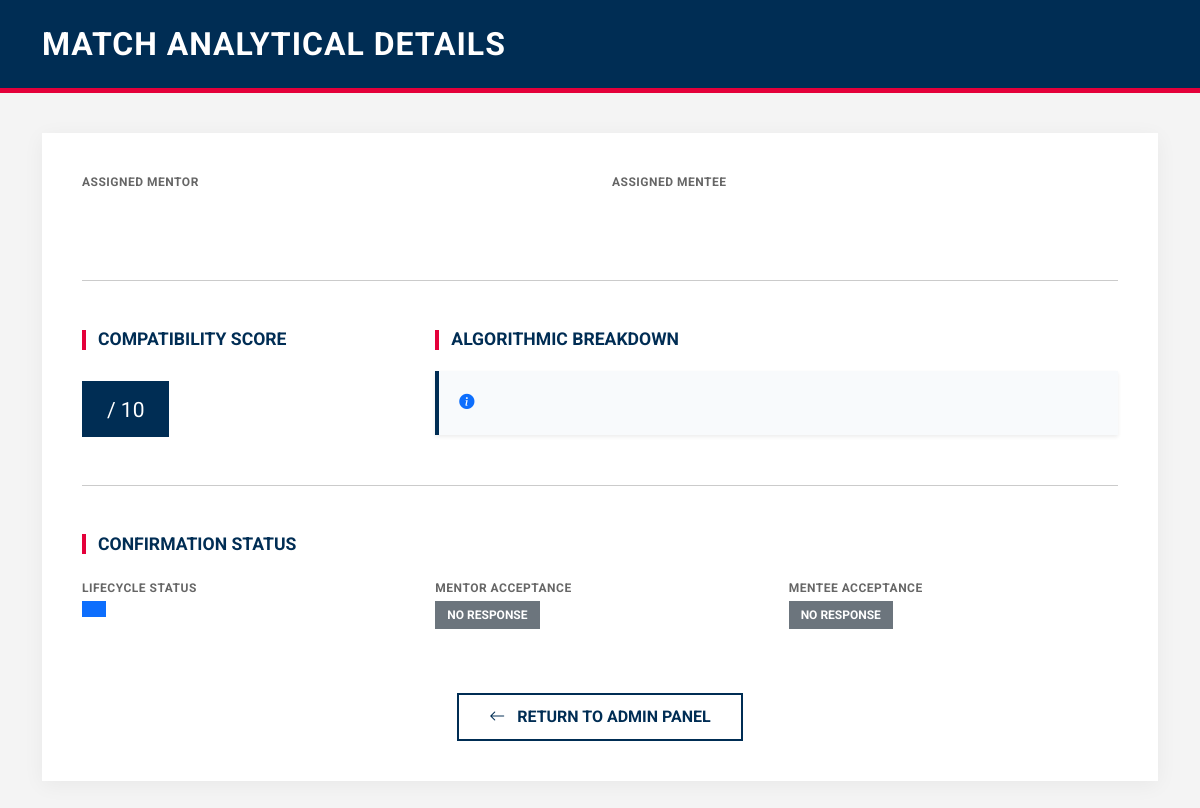
The app's page /match_details/2926, older data.
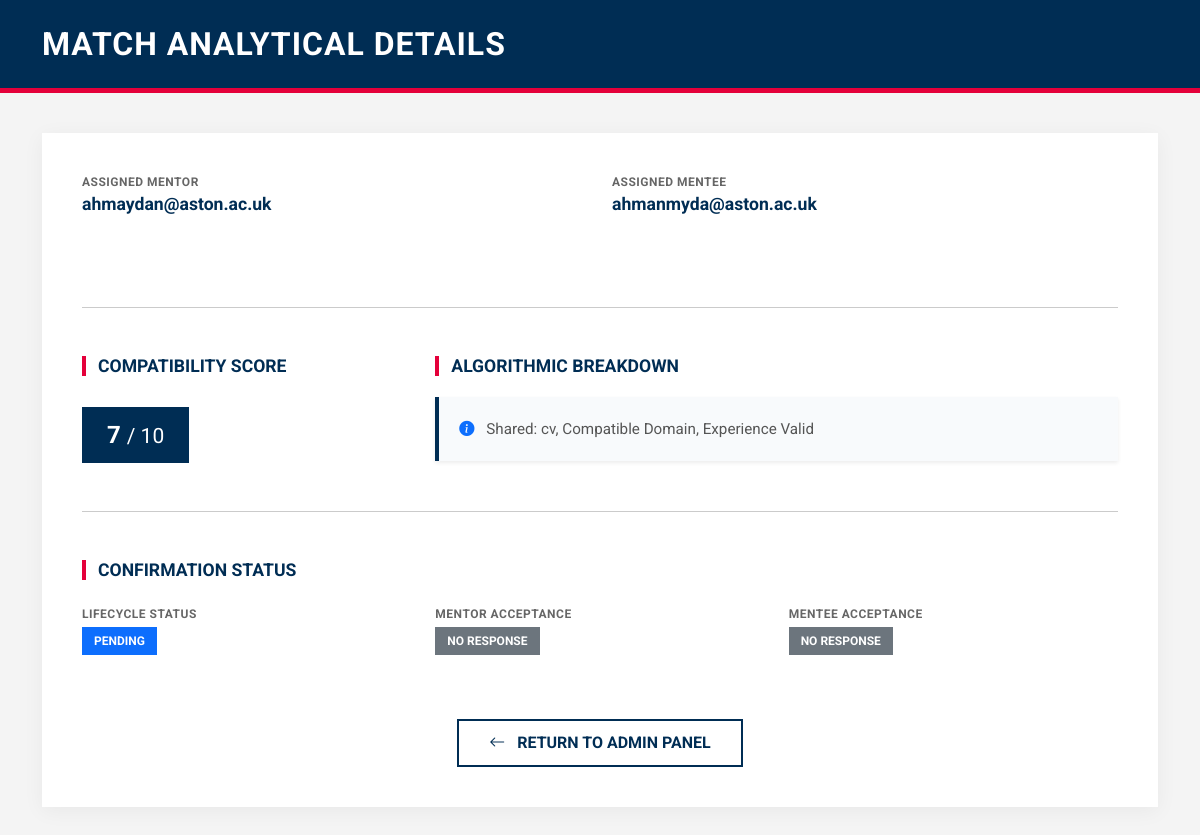
The same page, newer data.
### tables this page shows
CREATE TABLE users (
    id INTEGER PRIMARY KEY AUTOINCREMENT,
    email TEXT UNIQUE,
    password TEXT,
    role TEXT,
    level TEXT,
    experience TEXT,
    domain TEXT,
    availability TEXT,
    location TEXT,
    status TEXT
, verification_code TEXT, is_verified INTEGER DEFAULT 0, reset_code TEXT);

CREATE TABLE matches (
    id INTEGER PRIMARY KEY AUTOINCREMENT,
    mentor_id INTEGER,
    mentee_id INTEGER,
    score INTEGER,
    reason TEXT,
    status TEXT DEFAULT 'pending',
    mentor_response TEXT DEFAULT 'pending',
    mentee_response TEXT DEFAULT 'pending'
, created_at TEXT);

### app.py (the view)
@app.route("/match_details/<int:match_id>")
def match_details(match_id):
    conn = get_db()
    match = conn.execute("""
        SELECT m.*,
               u1.email AS mentor_email, u1.domain AS mentor_domain, u1.experience AS mentor_exp,
               u2.email AS mentee_email, u2.domain AS mentee_domain, u2.level AS mentee_level,
               q1.help_areas AS mentor_help, q2.help_areas AS mentee_help
        FROM matches m
        JOIN users u1 ON m.mentor_id = u1.id
        JOIN users u2 ON m.mentee_id = u2.id
        LEFT JOIN questionnaires q1 ON m.mentor_id = q1.user_id
        LEFT JOIN questionnaires q2 ON m.mentee_id = q2.user_id
        WHERE m.id=?
    """, (match_id,)).fetchone()
    conn.close()
    return render_template("match_details.html", match=match)

### app.py (called while the page is built)
def get_db():
    conn = sqlite3.connect("database.db", timeout=30)
    conn.row_factory = sqlite3.Row
    return conn

### templates/match_details.html (shortened to what this page needs)
<!DOCTYPE html>
<html lang="en">
<head>
    <link href="https://cdn.jsdelivr.net/npm/bootstrap@5.3.2/dist/css/bootstrap.min.css" rel="stylesheet">
    <link rel="stylesheet" href="https://cdn.jsdelivr.net/npm/bootstrap-icons@1.11.3/font/bootstrap-icons.min.css">
</head>
<body>
<header class="admin-header">
    <div class="container">
        <h2>Match Analytical Details</h2>
    </div>
</header>
<div class="container">
    <div class="details-card">
        <div class="row mb-5">
            <div class="col-md-6 info-group">
                <span class="info-label">Assigned Mentor</span>
                <p class="info-value">{{ match.mentor_email }}</p>
            </div>
            <div class="col-md-6 info-group">
                <span class="info-label">Assigned Mentee</span>
                <p class="info-value">{{ match.mentee_email }}</p>
            </div>
        </div>
        <hr class="mb-5">
        <div class="row mb-5">
            <div class="col-md-4">
                <h4 class="section-title">Compatibility Score</h4>
                <div class="score-display">
                    {{ match.score }} <small class="fw-normal">/ 10</small>
                </div>
            </div>
            <div class="col-md-8">
                <h4 class="section-title">Algorithmic Breakdown</h4>
                <div class="reason-box shadow-sm">
                    <i class="bi bi-info-circle-fill me-2 text-primary"></i>
                    {{ match.reason }}
                </div>
            </div>
        </div>
        <hr class="mb-5">
    <h4 class="section-title">Confirmation Status</h4>
    <div class="row mt-4">
        <div class="col-md-4 mb-3">
            <span class="info-label">Lifecycle Status</span>
            {% if match.status == "expired" %}
                <span class="badge status-badge bg-danger mt-1">Expired</span>
            {% elif match.status == "approved" %}
                <span class="badge status-badge bg-warning text-dark mt-1">
                    Awaiting Responses
                </span>
            {% elif match.status == "final" %}
                <span class="badge status-badge bg-success mt-1">
                    Confirmed
                </span>
            {% elif match.status == "declined" %}
                <span class="badge status-badge bg-secondary mt-1">
                    Declined
                </span>
            {% else %}
                <span class="badge status-badge bg-primary mt-1">
                    {{ match.status }}
                </span>
            {% endif %}
        </div>
        <div class="col-md-4 mb-3">
            <span class="info-label">Mentor Acceptance</span>
            {% if match.mentor_response == "accepted" %}
                <span class="badge status-badge bg-success mt-1">Accepted</span>
            {% elif match.mentor_response == "declined" %}
                <span class="badge status-badge bg-danger mt-1">Declined</span>
            {% else %}
                <span class="badge status-badge bg-secondary mt-1">
                    No Response
                </span>
            {% endif %}
        </div>
        <div class="col-md-4 mb-3">
            <span class="info-label">Mentee Acceptance</span>
            {% if match.mentee_response == "accepted" %}
                <span class="badge status-badge bg-success mt-1">Accepted</span>
            {% elif match.mentee_response == "declined" %}
                <span class="badge status-badge bg-danger mt-1">Declined</span>
            {% else %}
                <span class="badge status-badge bg-secondary mt-1">
                    No Response
                </span>
            {% endif %}
        </div>
    </div>
        <div class="text-center mt-5">
            <a href="/admin" class="btn btn-aston-outline">
                <i class="bi bi-arrow-left me-2"></i> Return to Admin Panel
            </a>
        </div>
    </div>
</div>
</body>
</html>

Row changes from the older to the newer data that the page shows:
added users: mentor_email "ahmaydan@aston.ac.uk"
added users: mentee_email "ahmanmyda@aston.ac.uk"
added matches: score "7", reason "Shared: cv, Compatible Domain, Experience Valid", status "PENDING"
